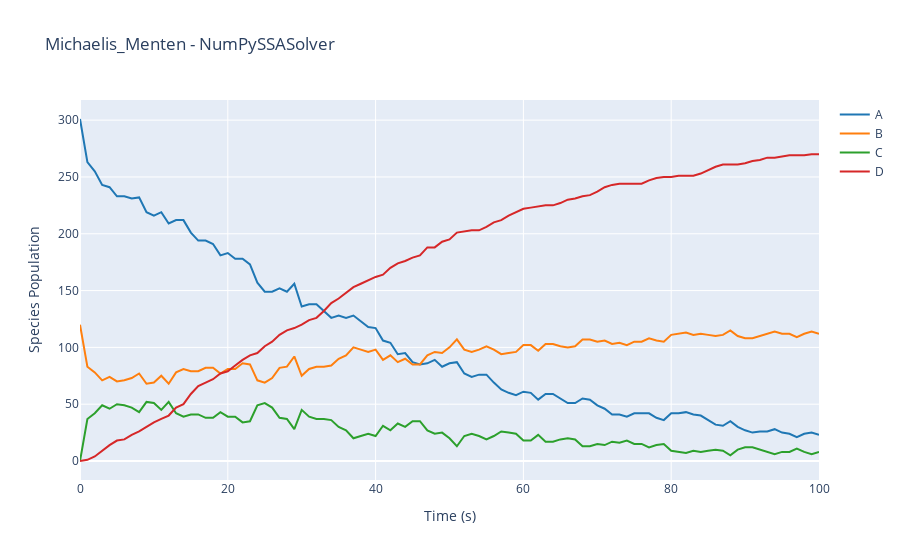

The notebook cell saved with this chart:
### Code cell
results_unpickled.plotplotly()
